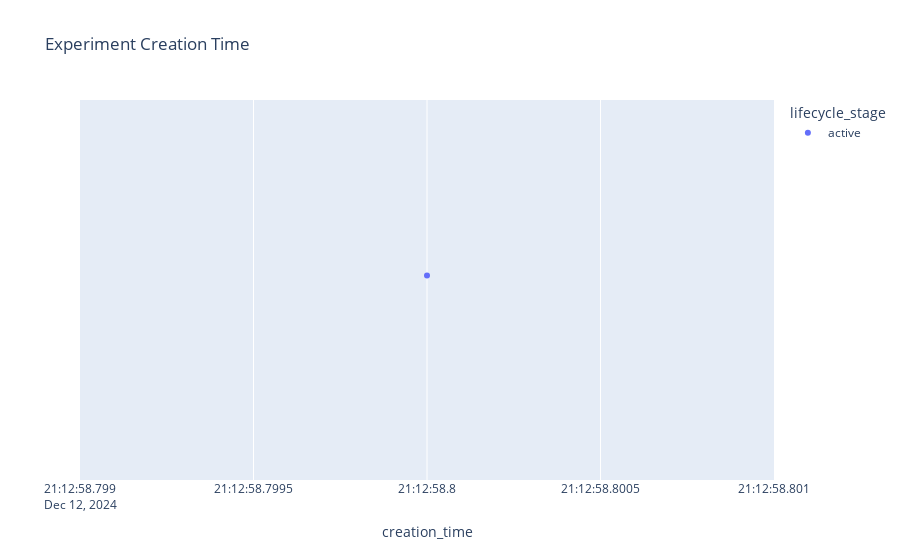

Write notebook code for a chart like this one.
### Markdown cell above
# DASHBOARDS

### Code cell
px.strip(
    experiments,
    x="creation_time",
    color="lifecycle_stage",
    hover_name="name",
    hover_data=experiments.columns,
    title="Experiment Creation Time",
)

### Figure 1 — Plotly figure (JSON) as saved in the notebook; plotly's stock layout.template omitted (floating-point values rounded to 4 significant figures)
{"data": [{"alignmentgroup": "True", "boxpoints": "all", "customdata": [["file:///home/fmind/mlops-python-package/mlruns/451770521480793486", "451770521480793486", "2024-12-12T21:12:58.800000", "active", "bikes", {}]], "fillcolor": "rgba(255,255,255,0)", "hoveron": "points", "hovertemplate": "<b>%{hovertext}</b><br><br>lifecycle_stage=%{customdata[3]}<br>creation_time=%{x}<br>artifact_location=%{customdata[0]}<br>experiment_id=%{customdata[1]}<br>last_update_time=%{customdata[2]}<br>name=%{customdata[4]}<br>tags=%{customdata[5]}<extra></extra>", "hovertext": ["bikes"], "legendgroup": "active", "line": {"color": "rgba(255,255,255,0)"}, "marker": {"color": "#636efa"}, "name": "active", "offsetgroup": "active", "orientation": "h", "pointpos": 0, "showlegend": true, "type": "box", "x": ["2024-12-12T21:12:58.800000"], "x0": " ", "xaxis": "x", "y0": " ", "yaxis": "y"}], "layout": {"boxmode": "group", "legend": {"title": {"text": "lifecycle_stage"}, "tracegroupgap": 0}, "title": {"text": "Experiment Creation Time"}, "xaxis": {"anchor": "y", "domain": [0, 1], "title": {"text": "creation_time"}}, "yaxis": {"anchor": "x", "domain": [0, 1]}}}
